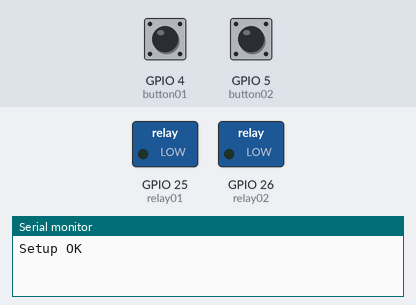
A program run on a simulated ESP32. Parts: switched loads named in the program (green lamp = pin HIGH), the last lines printed to the serial monitor. The inputs (shaded band) are chosen by the test bench; at power-on: GPIO 4 (button01) HIGH, GPIO 5 (button02) HIGH.

Above: at 1.2 s.
1.3 s: GPIO 4 (button01) pulled LOW for 0.15 s
At 2.6 s:
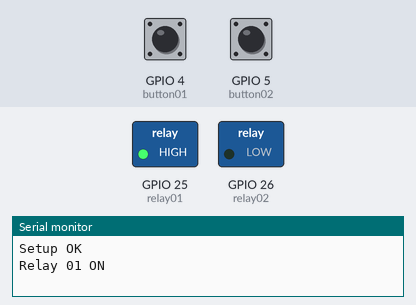
2.9 s: GPIO 4 (button01) pulled LOW for 1 s
At 5.0 s:
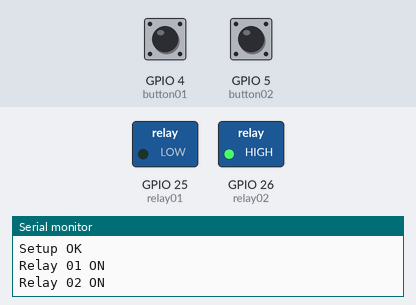
5.4 s: GPIO 4 (button01) pulsed LOW 5 times (0.12 s each, 0.3 s apart)
At 8.0 s:
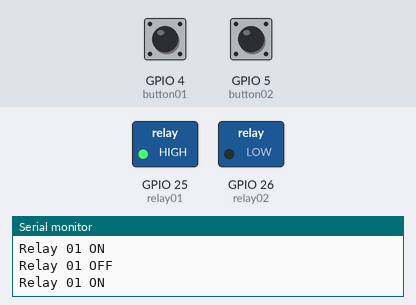
8.4 s: GPIO 4 (button01) pulled LOW for 3.2 s
At 12.5 s:
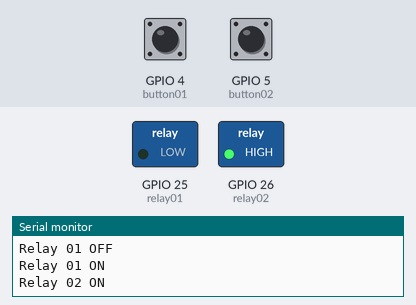
Timing chart, 0 to 14.0 s (numbered marks = the images above; inputs shaded):
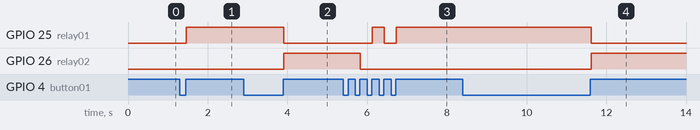

The program:

main.cpp
```cpp
#include <Arduino.h>

#define DebounceFilter 200

#define button01 4
#define button02 5

#define relay01 25
#define relay02 26

unsigned long startTimeButton01;
unsigned long timeButton01;

unsigned long startTimeButton02;
unsigned long timeButton02;

bool stateButton01;
bool stateBeforeButton01;
bool stateRelay01;

bool stateButton02;
bool stateBeforeButton02;
bool stateRelay02;

void setup() {
  pinMode(button01, INPUT_PULLUP);
  pinMode(button02, INPUT_PULLUP);
  pinMode(relay01, OUTPUT);
  pinMode(relay02, OUTPUT);

  stateRelay01 = false;
  stateRelay02 = false;

  startTimeButton01 = 0;
  startTimeButton02 = 0;

  Serial.begin(115200);
  Serial.println("Setup OK");
}

void loop() {

  stateButton01 = !digitalRead(button01);
  stateButton02 = !digitalRead(button02);

  //Ao apertar o botão
  if (stateButton01 && !stateBeforeButton01){
    if (startTimeButton01 == 0) {
      startTimeButton01 = millis();
    }
  }

  //Ao soltar o botão
  if (startTimeButton01 > DebounceFilter) {
    if (!stateButton01 && stateBeforeButton01) {
      timeButton01 = millis() - startTimeButton01;
      startTimeButton01 = 0;
      digitalWrite(relay01, LOW);
    }
  }

  //Comando 1
  if ((timeButton01 > 0) && (timeButton01 < 1000)) {
    timeButton01 = 0;

    if (stateRelay01) {
      digitalWrite(relay01, LOW);
      stateRelay01 = false;
      Serial.println("Relay 01 OFF");
    }
    else if (stateRelay02) {
      digitalWrite(relay02, LOW);
      stateRelay02 = false;
      Serial.println("Relay 02 OFF");
    }
    else {
      digitalWrite(relay01, HIGH);
      stateRelay01 = true;
      Serial.println("Relay 01 ON");
    }
  }

  //Comando 2
  if (timeButton01 > 1000) {
    timeButton01 = 0;

    if (!stateRelay02) {
      digitalWrite(relay02, HIGH);
      stateRelay02 = true;
      Serial.println("Relay 02 ON");
  }
  }

  stateBeforeButton01 = stateButton01;
  stateBeforeButton02 = stateButton02;
  delay(20);
}
```

Measured:
- after the input at 1.3 s, GPIO 25 (relay01): LOW → HIGH after 0.16 s
- after the input at 2.9 s, GPIO 25 (relay01): HIGH → LOW after 1.0 s; GPIO 26 (relay02): LOW → HIGH after 1.0 s
- after the input at 5.4 s, GPIO 25 (relay01): LOW → HIGH after 0.73 s, → LOW 0.30 s later, → HIGH 0.30 s later; GPIO 26 (relay02): HIGH → LOW after 0.43 s
- after the input at 8.4 s, GPIO 25 (relay01): HIGH → LOW after 3.2 s; GPIO 26 (relay02): LOW → HIGH after 3.2 s
